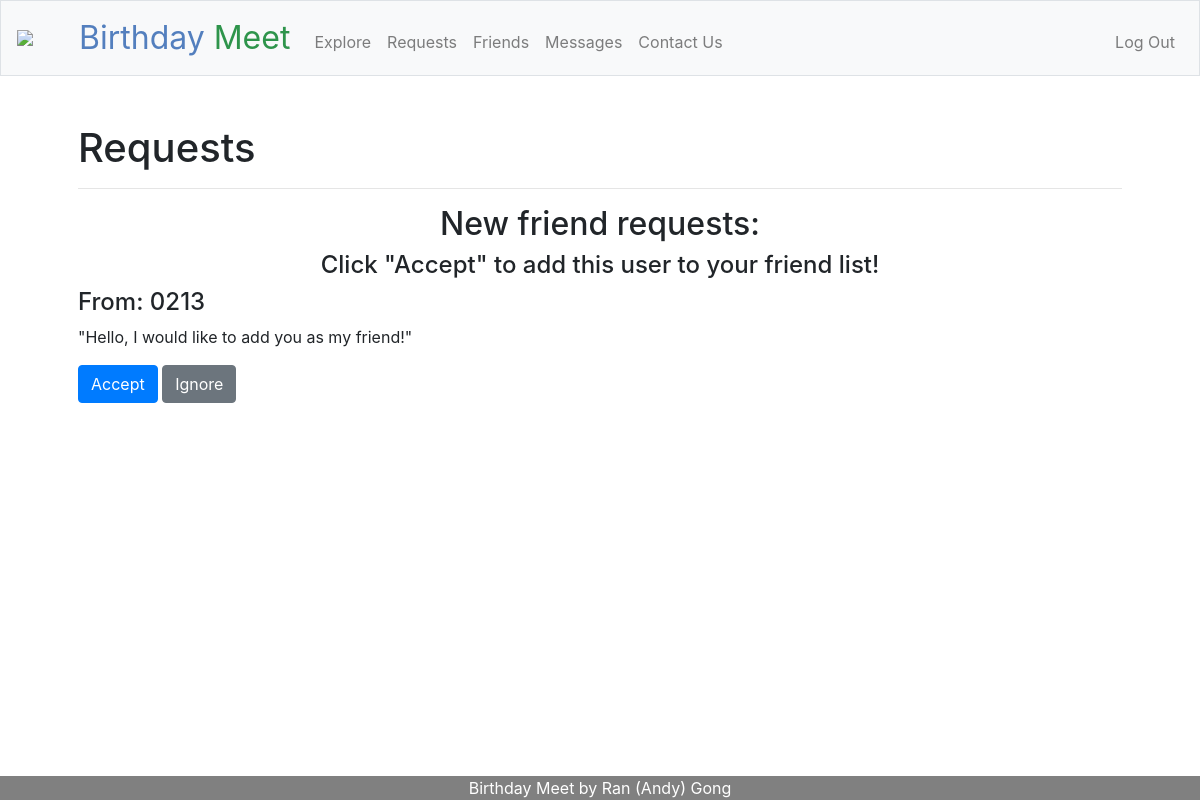
The app's page /requests (signed in) with its own data.
### tables this page shows
CREATE TABLE requests (
id INTEGER,
sender_id INTEGER NOT NULL,
receiver_id INTEGER NOT NULL,
request_message TEXT NOT NULL,
when_sent DATE NOT NULL,
FOREIGN KEY (sender_id) REFERENCES users (id),
FOREIGN KEY (receiver_id) REFERENCES users (id),
PRIMARY KEY(id)
);

CREATE TABLE users (id INTEGER, username TEXT NOT NULL, hash TEXT NOT NULL, month INTEGER NOT NULL, day INTEGER NOT NULL, PRIMARY KEY(id));

### app.py (the view, shortened to what this page needs)
@app.route("/requests", methods=["GET", "POST"])
@login_required
def requests():
    list_of_all_requests = db.execute("SELECT * FROM requests WHERE receiver_id = ?", session.get("user_id"))
    for every_request in list_of_all_requests:
        every_request["sender_username"] = db.execute("SELECT * FROM users WHERE id = ?", every_request["sender_id"])[0]["username"]
    list_of_all_requests.reverse()
    return render_template("requests.html", list_of_all_requests=list_of_all_requests)

### app.py (called while the page is built)
@app.after_request
def after_request(response):
    response.headers["Cache-Control"] = "no-cache, no-store, must-revalidate"
    response.headers["Expires"] = 0
    response.headers["Pragma"] = "no-cache"
    return response

def login_required(f):
    @wraps(f)
    def decorated_function(*args, **kwargs):
        if session.get("user_id") is None:
            flash("You are currently not logged in!")
            return redirect("/login")
        return f(*args, **kwargs)
    return decorated_function

### templates/requests.html (shortened to what this page needs)
{% extends "layout.html" %}
{% block main %}
<h1 class="display-5 fw-bold">Requests</h1>
<hr>
{% if list_of_all_requests %}
    <h2 class="display-5 align-center">New friend requests:</h2>
    <h4 class="display-5 fw-bold align-center">Click "Accept" to add this user to your friend list!</h2>
    {% for request in list_of_all_requests %}
        <div class="form-group">
            <form action="/requests" method="post">
                <h4 class="display-5">
                    From: {{ request.sender_username }}
                </h4>
                <p>
                    "{{ request.request_message }}"
                </p>
                <button class="btn btn-primary" type="submit" name="accepts" value="true">Accept</button>
                <button class="btn btn-secondary" type="submit" name="accepts" value="false">Ignore</button>
            </form>
        </div>
    {% endfor %}
{% else %}
    <h2 class="display-5 fw-bold align-center">You have no new friend requests at this moment</h2>
    <h4 class="display-5 fw-bold align-center">Send some friend requests, or if you know someone that shares your birthday, get them to join Birthday Meet!</h4>
{% endif %}
{% endblock %}

### static/styles.css (style rules this page uses)
.align-center { text-align: center; }

### records on screen
requests: sender_username "0213", request_message "Hello, I would like to add you as my friend!"
